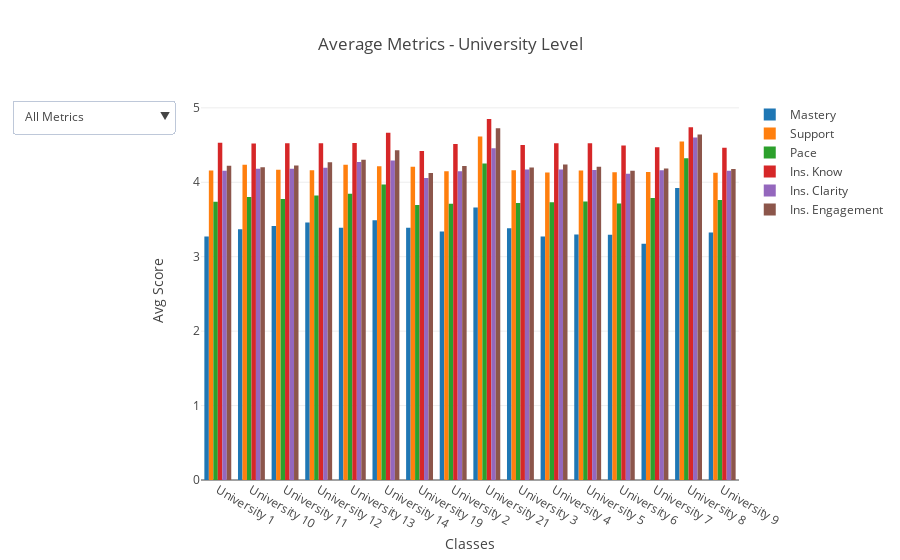

Notebook cell for this chart:
### Markdown cell above
### University Dashboard

### Code cell
# Set Layout
layout = dict(title="Average Metrics - University Level",
              showlegend=True,
              xaxis=dict(title="Classes"),
              yaxis=dict(title="Avg Score"),
              updatemenus=updatemenus)

# Store data and layout
fig = dict(data=create_traces(university_pivot_table), layout=layout)

# Plot bar graph
plotly.offline.iplot(fig, filename='cmocean-picker-one-dropdown')

### Figure 1 — Plotly figure (JSON) as saved in the notebook; plotly's stock layout.template omitted (floating-point values rounded to 4 significant figures)
{"data": [{"name": "Mastery", "type": "bar", "uid": "9c796620-cf15-4d5b-b4b3-312ffae2ea4f", "x": ["University 1", "University 10", "University 11", "University 12", "University 13", "University 14", "University 19", "University 2", "University 21", "University 3", "University 4", "University 5", "University 6", "University 7", "University 8", "University 9"], "y": [3.27, 3.37, 3.411, 3.459, 3.389, 3.488, 3.39, 3.338, 3.661, 3.384, 3.272, 3.299, 3.294, 3.174, 3.923, 3.326]}, {"name": "Support", "type": "bar", "uid": "ae5b1d5d-6c8a-4b12-9778-2f1fcae62297", "x": ["University 1", "University 10", "University 11", "University 12", "University 13", "University 14", "University 19", "University 2", "University 21", "University 3", "University 4", "University 5", "University 6", "University 7", "University 8", "University 9"], "y": [4.157, 4.236, 4.167, 4.162, 4.236, 4.215, 4.208, 4.148, 4.614, 4.163, 4.13, 4.158, 4.134, 4.138, 4.548, 4.126]}, {"name": "Pace", "type": "bar", "uid": "6d3ef49d-d527-4bac-9403-634fdc09fcb4", "x": ["University 1", "University 10", "University 11", "University 12", "University 13", "University 14", "University 19", "University 2", "University 21", "University 3", "University 4", "University 5", "University 6", "University 7", "University 8", "University 9"], "y": [3.737, 3.801, 3.776, 3.822, 3.845, 3.971, 3.695, 3.711, 4.254, 3.721, 3.731, 3.743, 3.713, 3.788, 4.321, 3.763]}, {"name": "Ins. Know", "type": "bar", "uid": "f99878f1-dfb1-4761-83f0-e7953422febd", "x": ["University 1", "University 10", "University 11", "University 12", "University 13", "University 14", "University 19", "University 2", "University 21", "University 3", "University 4", "University 5", "University 6", "University 7", "University 8", "University 9"], "y": [4.531, 4.522, 4.523, 4.525, 4.528, 4.665, 4.421, 4.516, 4.85, 4.5, 4.523, 4.526, 4.493, 4.47, 4.738, 4.463]}, {"name": "Ins. Clarity", "type": "bar", "uid": "5ad26ddc-f0b6-47ca-9de3-5c1485d2b1d8", "x": ["University 1", "University 10", "University 11", "University 12", "University 13", "University 14", "University 19", "University 2", "University 21", "University 3", "University 4", "University 5", "University 6", "University 7", "University 8", "University 9"], "y": [4.156, 4.182, 4.182, 4.195, 4.273, 4.292, 4.058, 4.15, 4.457, 4.17, 4.172, 4.164, 4.115, 4.161, 4.601, 4.155]}, {"name": "Ins. Engagement", "type": "bar", "uid": "4792ace1-13b8-47f9-a72f-c8f7454ab401", "x": ["University 1", "University 10", "University 11", "University 12", "University 13", "University 14", "University 19", "University 2", "University 21", "University 3", "University 4", "University 5", "University 6", "University 7", "University 8", "University 9"], "y": [4.224, 4.2, 4.224, 4.269, 4.303, 4.431, 4.124, 4.218, 4.725, 4.197, 4.238, 4.209, 4.154, 4.183, 4.643, 4.177]}], "layout": {"showlegend": true, "title": {"text": "Average Metrics - University Level"}, "updatemenus": [{"active": 0, "buttons": [{"args": [{"visible": [true, true, true, true, true, true]}, {"title": "All"}], "label": "All Metrics", "method": "update"}, {"args": [{"visible": [true, false, false, false, false, false]}, {"title": "Avg Pace"}], "label": "Mastery", "method": "update"}, {"args": [{"visible": [false, true, false, false, false, false]}, {"title": "Avg Support"}], "label": "Support", "method": "update"}, {"args": [{"visible": [false, false, true, false, false, false]}, {"title": "Avg Support"}], "label": "Pace", "method": "update"}, {"args": [{"visible": [false, false, false, true, false, false]}, {"title": "Ins Knowledge"}], "label": "Instructor Knowledge", "method": "update"}, {"args": [{"visible": [false, true, false, false, false, false]}, {"title": "Instructor Clarity"}], "label": "Instrutor Clarity", "method": "update"}, {"args": [{"visible": [false, true, false, false, false, false]}, {"title": "Instructor Engagement"}], "label": "Instrutor Engagement", "method": "update"}]}], "xaxis": {"title": {"text": "Classes"}}, "yaxis": {"title": {"text": "Avg Score"}}}}
